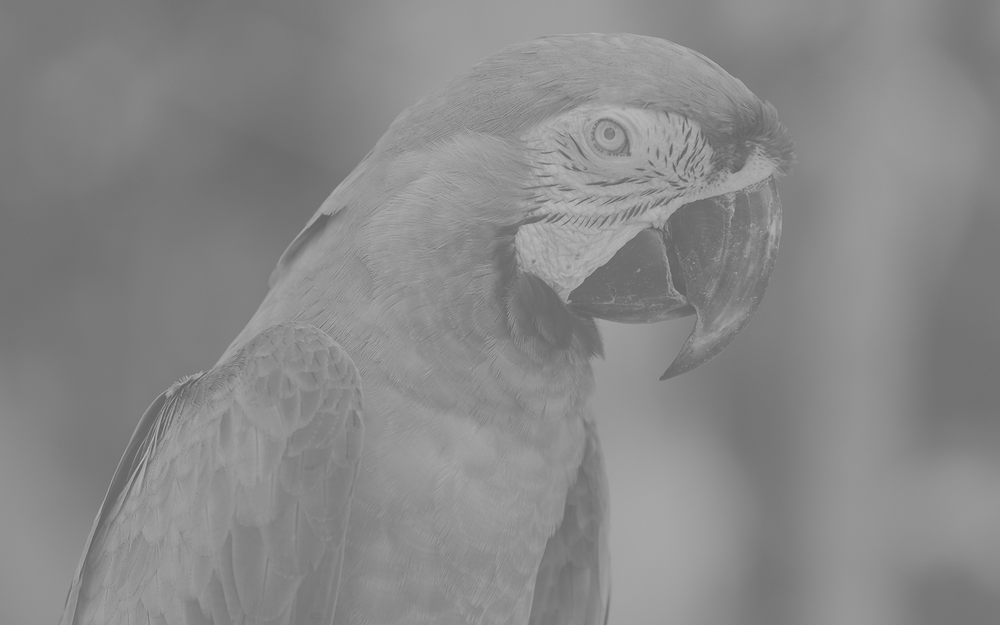
#> input picture parrot.png, 1000 x 625 px, shrunk from 1680 x 1050 before the run
$ jupyter execute HistogramsAutocontrast.ipynb   (shell and % lines are left out)
#> lines starting #> are read from the running program, lines starting #| are printed output that depends on the picture
# Histograms, Auto Contrast Image

[cell 1]
from skimage.io import imread, imshow, imsave
from skimage import img_as_float, img_as_ubyte
from skimage.color import rgb2gray
import numpy as np
import matplotlib.pyplot as plt

[cell 2]
i1 = imread('parrot.png')
#> i1 is the input picture: shape (625, 1000); min 93, max 186, mean 136.2
imshow(i1)
i1 = img_as_ubyte(i1)

[cell 3]
plt.hist(i1.ravel(), bins = 256, range = [0, 255]);
#> figure, not shown here; tallest bar 18592 high, from x = 145.4 to 146.4

$f(x)=(x-x_{min})\frac{255}{x_{max} - x_{min}}$

[cell 4]
i1 = (i1 - i1.min()) * np.uint8(255 // (i1.max() - i1.min()))

[cell 5]
plt.hist(i1.ravel(), bins = 256, range = [0, 255]);
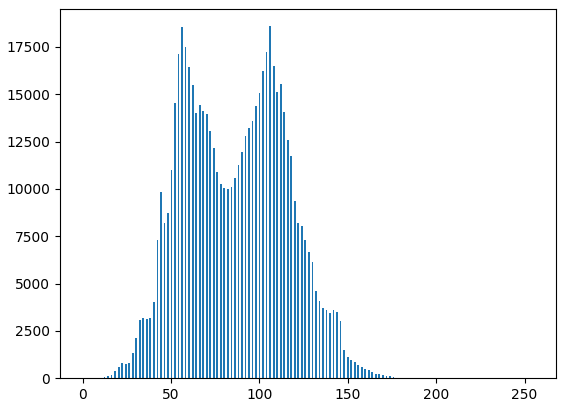
#> figure drawn by matplotlib, 1 panel; tallest bar 18592 high, from x = 105.6 to 106.6

[cell 6]
i2 = imread('parrot2.png')
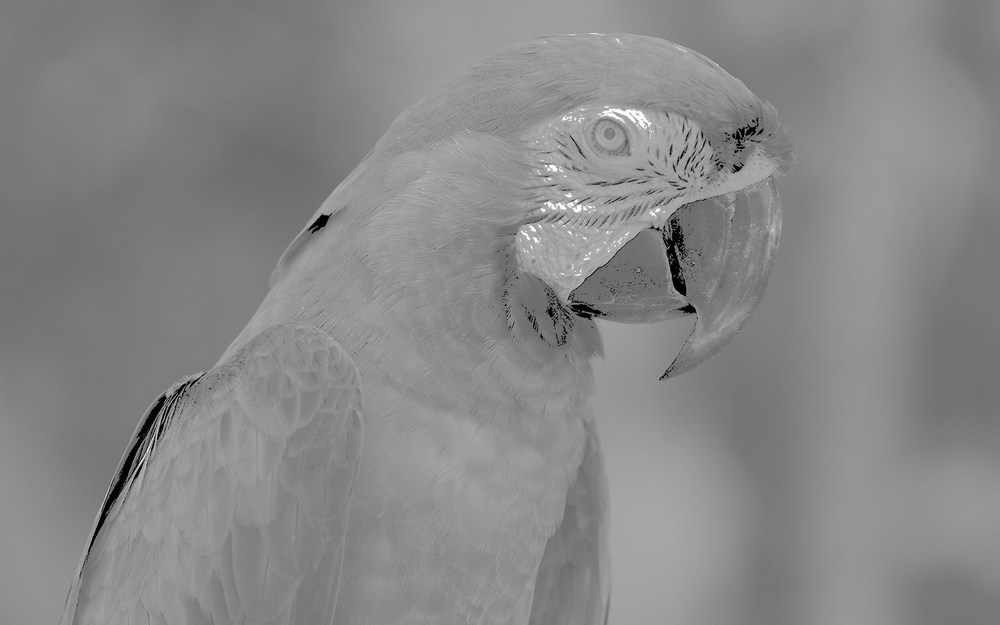
#> input picture parrot2.png, 1000 x 625 px, shrunk from 1680 x 1050 before the run
#> i2 is the input picture: shape (625, 1000); min 0, max 255, mean 135.6
imshow(i2)
i2 = i2.astype('float')

[cell 7]
def autocont(img, low, high):
#> called with low = 5, high = 95
    pix = np.sort(i2.ravel())
    nmin = pix[int(np.round((low / 100) * pix.shape[0]))]
#> nmin = 115
    nmax = pix[int(np.round((high / 100) * pix.shape[0]))]
#> nmax = 160
    i2_2 = (i2 - nmin) * (255 / (nmax - nmin))
    i2_2 = np.clip(i2_2, 0, 255)
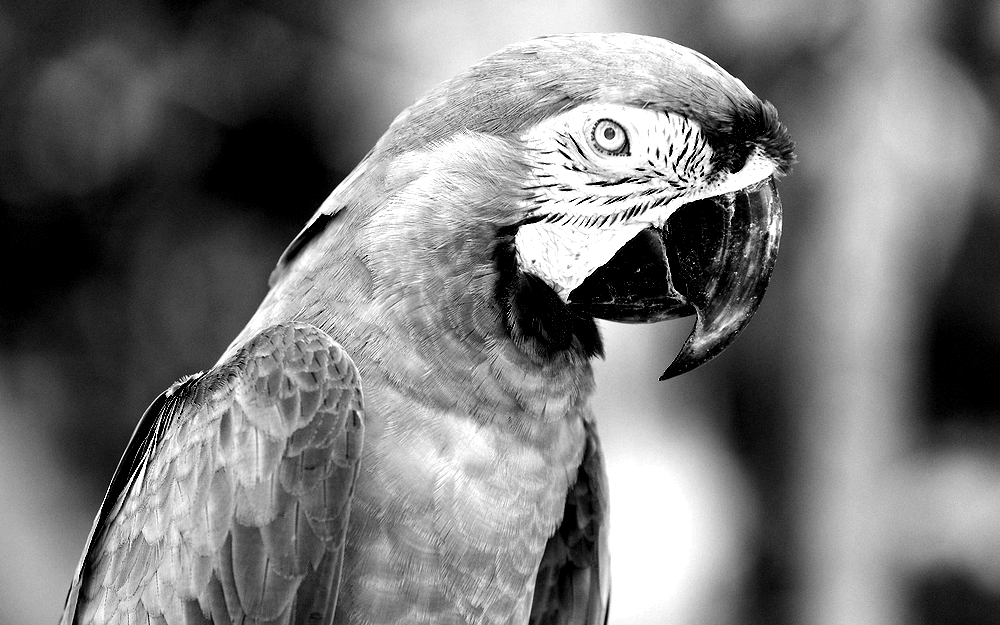
#> i2_2: shape (625, 1000) float64; min 0, max 255, mean 119.8
    i2_2 = i2_2.astype('uint8')
    imshow(i2_2)
    return i2_2

[cell 8]
autocont(i2, 5, 95)

<br />
$Y =  0.2126⋅R+0.7152⋅G+0.0722⋅B;$
<br />
$U =−0.0999⋅R−0.3360⋅G+0.4360⋅B;$
<br />
$V =  0.6150⋅R−0.5586⋅G−0.0563⋅B.$

<br />
$f(x)=(x-x_{min})\frac{255}{x_{max} - x_{min}}.$

<br />
$R = Y+1.2803⋅V;$
<br />
$G = Y−0.2148⋅U−0.3805⋅V;$
<br />
$B = Y+2.1279⋅U.$

[cell 9]
i3 = imread('horse.png')
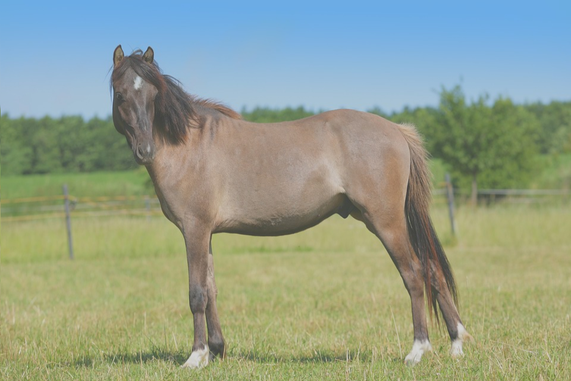
#> input picture horse.png, 571 x 381 px, shrunk from 960 x 640 before the run
#> i3 is the input picture: shape (381, 571, 3); mean R, G, B 146.3, 158.4, 139.9
imshow(i3)
i3 = img_as_float(i3)
R = i3[:, :, 0]
G = i3[:, :, 1]
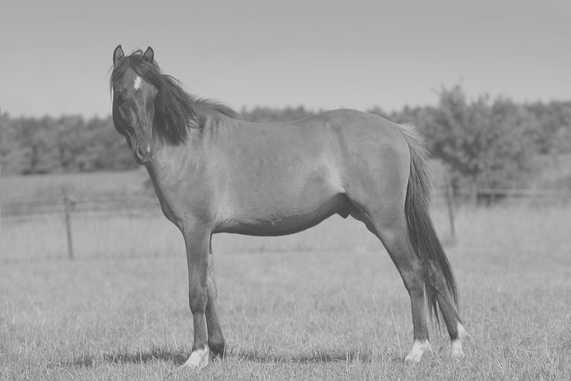
#> G: shape (381, 571) float64; min 0.231, max 0.851, mean 0.621
B = i3[:, :, 2]
Y = 0.2126 * R + 0.7152 * G + 0.0722 * B
U = -0.0999 * R - 0.3360 * G + 0.4360 * B
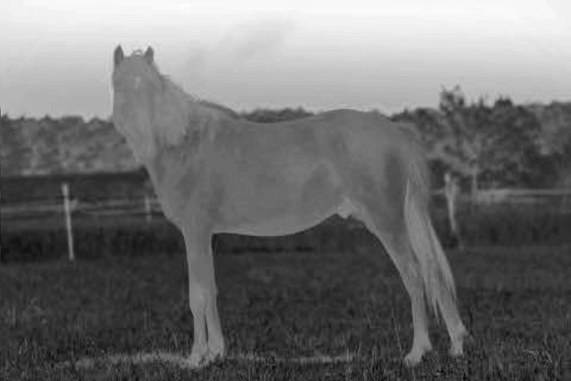
#> U: shape (381, 571) float64; min -0.149, max 0.131, mean -0.0268; drawn with min black and max white
V = 0.6150 * R - 0.5586 * G - 0.0563 * B
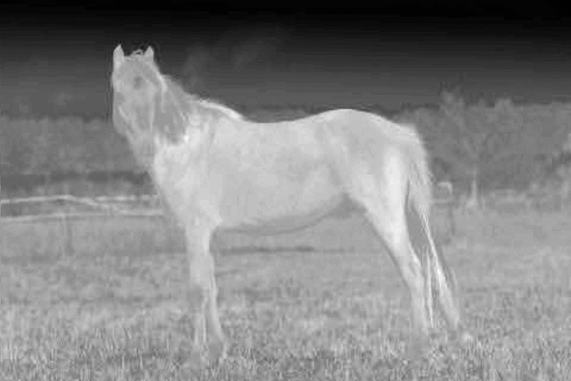
#> V: shape (381, 571) float64; min -0.172, max 0.113, mean -0.0249; drawn with min black and max white

[cell 10]
pix = np.sort(Y.ravel())
nmin = pix[int(np.round(0.05 * pix.shape[0]))]
#> nmin = 0.388
nmax = pix[int(np.round(0.95 * pix.shape[0]))]
#> nmax = 0.724
i3 = (Y - nmin) * (1 / (nmax - nmin))
#> i3: shape (381, 571) float64
i3 = np.clip(i3, 0, 1)

[cell 11]
R = i3 + 1.2803 * V
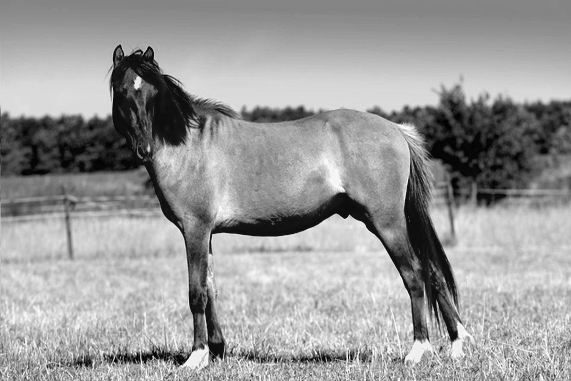
#> R: shape (381, 571) float64; min -0.0678, max 1.07, mean 0.623; drawn with min black and max white
G = i3 - 0.2148 * U - 0.3805 * V
B = i3 + 2.1279 * U
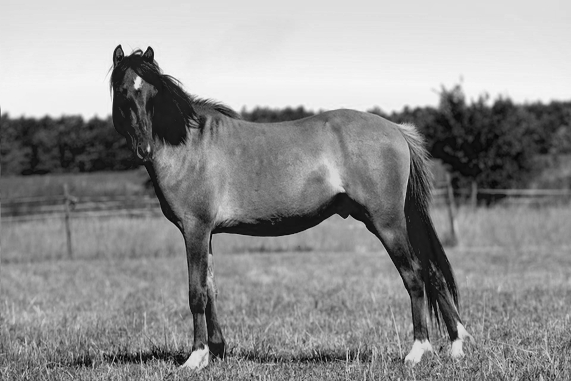
#> B: shape (381, 571) float64; min -0.169, max 1.17, mean 0.598; drawn with min black and max white
i3_2 = np.dstack((R, G, B))
i3_2 = img_as_float(i3_2)
i3_2 = np.clip(i3_2, 0, 1)
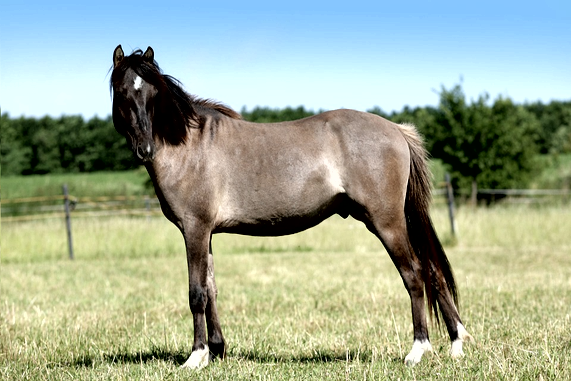
#> i3_2: shape (381, 571, 3) float64; mean of channels 0, 1, 2 0.623, 0.669, 0.585; drawn as R, G, B
i3_2.astype('uint8')
i3_2 = img_as_ubyte(i3_2)
imshow(i3_2)
